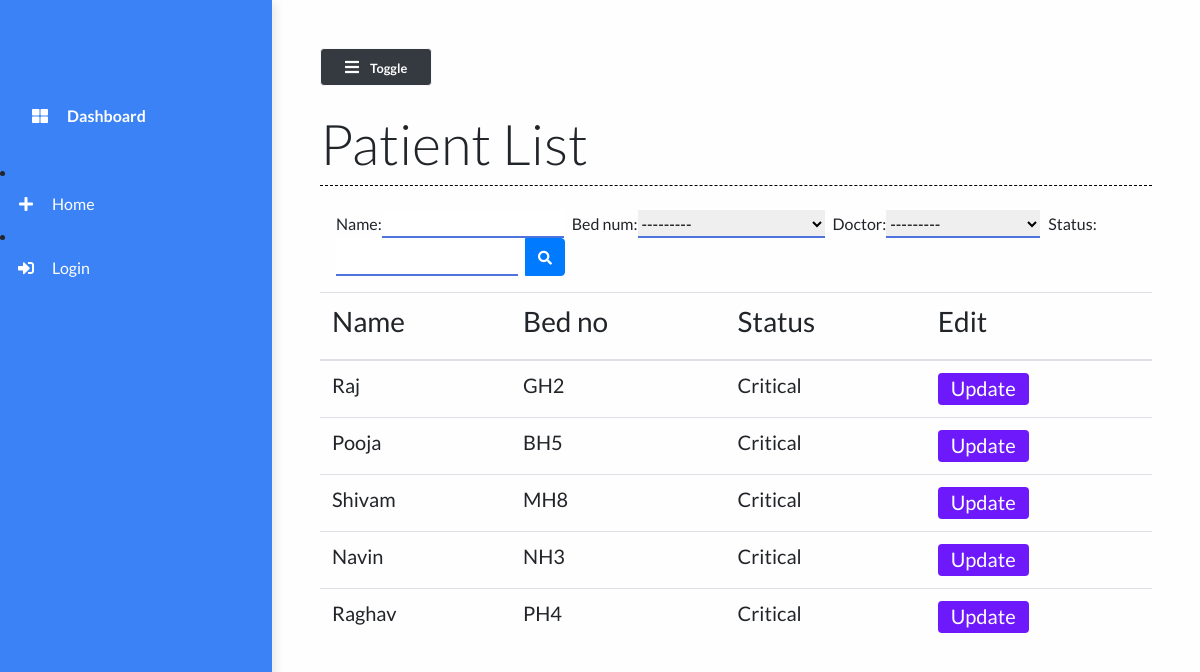
/patient_list/, run on the app's committed database.
### main/models.py (models this page shows, shortened)
class Patient(models.Model):
    name = models.CharField(max_length=50)
    phone_num = models.CharField(max_length=15)
    patient_relative_name = models.CharField(max_length=50, null=True)
    patient_relative_contact = models.CharField(max_length=15, null=True)
    address = models.TextField()
    SYMPTOMS = (
        ('Fever', 'Fever'),
        ('Dry cough', 'Dry cough'),
        ('Tiredness', 'Tiredness'),
        ('Aches and pains', 'Aches and pains'),
        ('Sore throat', 'Sore throat'),
        ('Diarrhoea', 'Diarrhoea'),
        ('Loss of taste or smell', 'Loss of taste or smell'),
        ('Difficulty in breathing or shortness of breath', 'Difficulty in breathing or shortness of breath'),
        ('Chest pain or pressure', 'Chest pain or pressure'),
        ('Loss of speech or movement', 'Loss of speech or movement'),
    )
    symptoms = MultiSelectField(choices=SYMPTOMS, null=True)
    prior_ailments = models.TextField()
    bed_num = models.ForeignKey("Bed", on_delete=models.CASCADE)
    dob = models.DateField(null=True)
    doctor = models.ForeignKey("Doctor", on_delete=models.CASCADE, null=True)
    doctors_notes = models.TextField(null=True, blank=True)
    doctors_visiting_time = models.CharField(null=True, max_length=50, blank=True)
    status = models.CharField(max_length=50)

class Bed(models.Model):
    bed_number = models.CharField(max_length=50)
    occupied = models.BooleanField()
    def __str__(self):
        return self.bed_number

### main/views.py (the view)
# urls.py: path("patient_list/", views.patient_list, name="patient_list"),
def patient_list(request):
    patients = Patient.objects.all()
    myFilter = PatientFilter(request.GET, queryset=patients)
    patients = myFilter.qs
    context = {
        'patients': patients,
        'myFilter': myFilter
    }
    return render(request, 'main/patient_list.html', context)

### main/models.py (called while the page is built)
    def __str__(self):
        return self.name

### main/templates/main/patient_list.html (shortened to what this page needs)
{% extends 'main/base.html' %}
{% load static %}
{% block contentTitle %}
    Patient List
{% endblock contentTitle %}
{% block content %}
    <form class="d-none d-sm-inline-block form-inline mr-auto ml-md-3 my-2 my-md-0 mw-100 navbar-search mb-3" method="GET" id="list">
        <div class="input-group">
        {{myFilter.form}}
            <div class="input-group-append">
                <button class="btn btn-primary btn-block" type="submit">
                    <i class="fas fa-search fa-sm"></i>
                </button>
            </div>
        </div>
    </form>
     <div class="table-responsive mt-3">
        <table class="table table-hover">
            <thead>
                <th><h3>Name</h3></th>
                <th><h3>Bed no</h3></th>
                <th><h3>Status</h3></th>
                <th><h3>Edit</h3></th>
            </thead>
            <tbody>
                {% for patient in patients %}
                <tr class="mx-auto">
                    <td scope="row"><h5>{{ patient.name }}</h5></td>
                    <td><h5>{{ patient.bed_num }}</h5></td>
                    <td><h5>{{ patient.status }}</h5></td>
                    <td><a href="/patient/{{patient.id}}" class="btn btn-purple"><h5>Update</h5></a></td>
                </tr>
                {% endfor %}
            </tbody>
        </table>
    </div>
{% endblock content %}

### main/templates/main/base.html (shortened to what this page needs)
{% load static %}
<!DOCTYPE html>
<html lang="en">
  <head>
    <link
      rel="stylesheet"
      href="https://maxcdn.bootstrapcdn.com/bootstrap/4.0.0/css/bootstrap.min.css"
    />
    <link
      rel="stylesheet"
      href="https://cdnjs.cloudflare.com/ajax/libs/font-awesome/5.14.0/css/all.min.css"
    />
    <link
      rel="stylesheet"
      href="{% static 'styles/base.css' %}"
      type="text/css"
    />
    <link rel="stylesheet" href="//code.jquery.com/ui/1.12.1/themes/base/jquery-ui.css">
  </head>
  <body>
<div class="vertical-nav" id="sidebar">
	<div class="py-4 px-3 mb-4">
	</div>
	<p class="text-white font-weight-bold px-3 pb-4 mb-0">
	</p>
	<p class="text-gray font-weight-bold px-3 pb-4 mb-0">
		<a href="{% url 'dashboard' %}" class="nav-link text-white">
			<i class="fa fa-th-large mr-3 text-primary"></i> Dashboard</a>
	</p>
    <li class="nav-item">
      <a href="{% url 'info' %}" class="nav-link text-white">
        <i class="fa fa-plus mr-3 text-primary fa-fw"></i>Home
      </a>
    </li>
    {% if request.user.is_authenticated == False %}
    <li class="nav-item">
			<a href="{% url 'login' %}" class="nav-link text-white">
				<i class="fa fa-sign-in-alt mr-3 text-primary fa-fw"></i>Login
			</a>
		</li>
    {% else %}
		<li class="nav-item">
			<a href="{% url 'logout' %}" class="nav-link text-white">
				<i class="fa fa-sign-out-alt mr-3 text-primary fa-fw"></i>Logout
			</a>
		</li>
    {% endif %}
</div>
    <div class="page-content p-5" id="content">
        <button id="sidebarCollapse" class="btn btn-light bg-dark rounded-pill shadow-sm px-4 mb-4" type="button">
            <i class="fa fa-bars mr-2 text-primary"></i>
            <small class="font-weight-bold text-primary">
                Toggle
            </small>
        </button>
		<h2 class="display-4 ">{% block contentTitle %}{% endblock contentTitle %}
		</h2>
		<div class="seperator mt-1 mb-4"></div>
		{% block content %}{% endblock content %}
    </div>
  </body>
</html>

### static/styles/base.css (style rules this page uses)
body { background: #fffefe; min-height: 100vh; overflow-x: hidden; font-family:Lato,'Helvetica Neue',Helvetica,Arial,sans-serif; }
.vertical-nav { background: #3b82f6 !important; min-width: 17rem; height: 100vh; position: fixed; top: 0; left: 0; box-shadow: 3px 3px 10px rgba(0, 0, 0, 0.1); transition: all 0.4s; }
.page-content { width: calc(100% -17rem); margin-left: 17rem; transition: all 0.4s; }
.seperator { margin: 3rem 0; border-bottom: 1px dashed #000000; }
.nav-link { text-transform: capitalize; }
.text-primary { color: #fff !important; }
.btn-purple { background: #6d19fc; color: #ffffff; height: 2rem; padding-top: 2px; }
#id_name { margin-right: 0.5rem; border: none; outline: none; border-bottom: 2px solid #4e73df; }
#id_bed_num { margin-right: 0.5rem; border: none; outline: none; border-bottom: 2px solid #4e73df; }
#id_status { margin-right: 0.5rem; border: none; outline: none; border-bottom: 2px solid #4e73df; }
#id_doctor { margin-right: 0.5rem; border: none; outline: none; border-bottom: 2px solid #4e73df; }

### data on the page
Patient: name "Raj", bed_num "GH2", status "Critical"
Patient: name "Pooja", bed_num "BH5", status "Critical"
Patient: name "Shivam", bed_num "MH8", status "Critical"
Patient: name "Navin", bed_num "NH3", status "Critical"
Patient: name "Raghav", bed_num "PH4", status "Critical"
